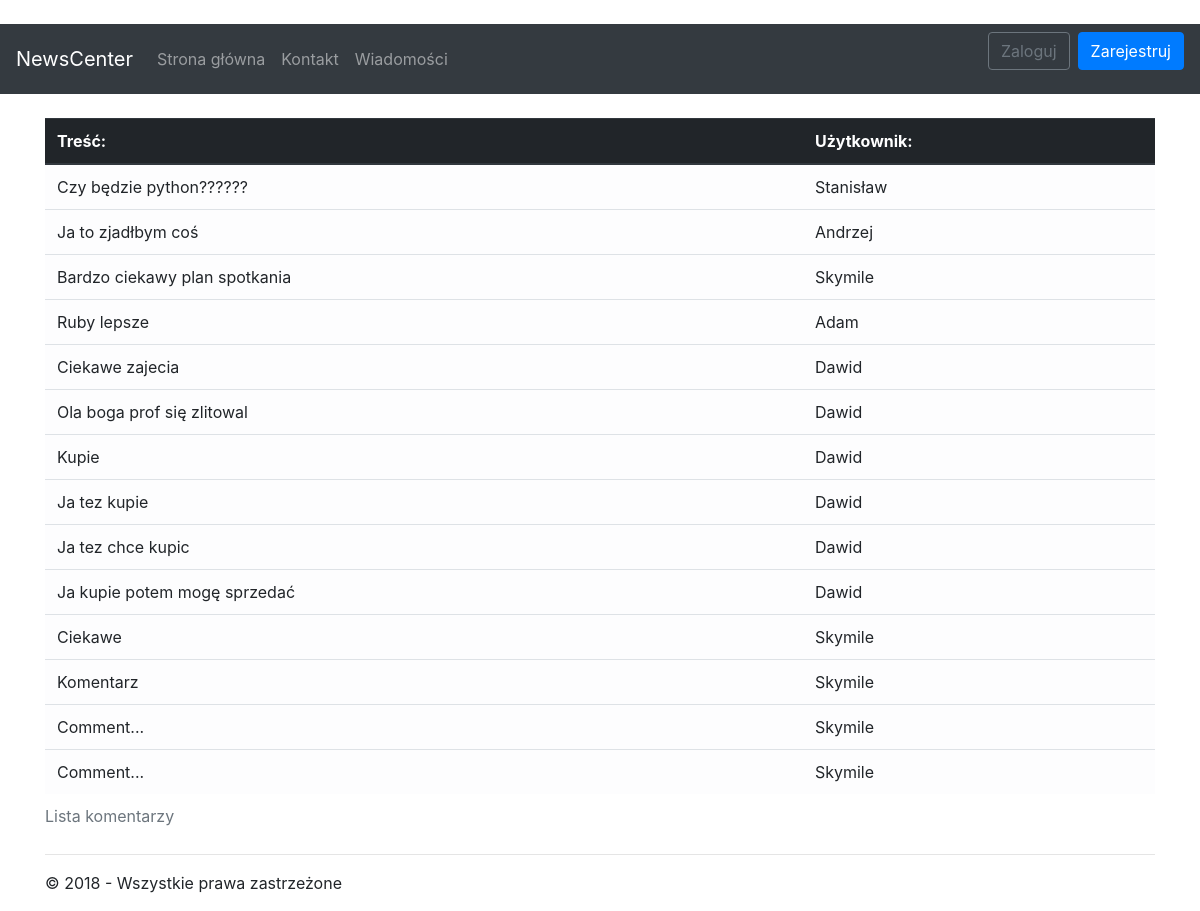
The app's page /comments, older data.
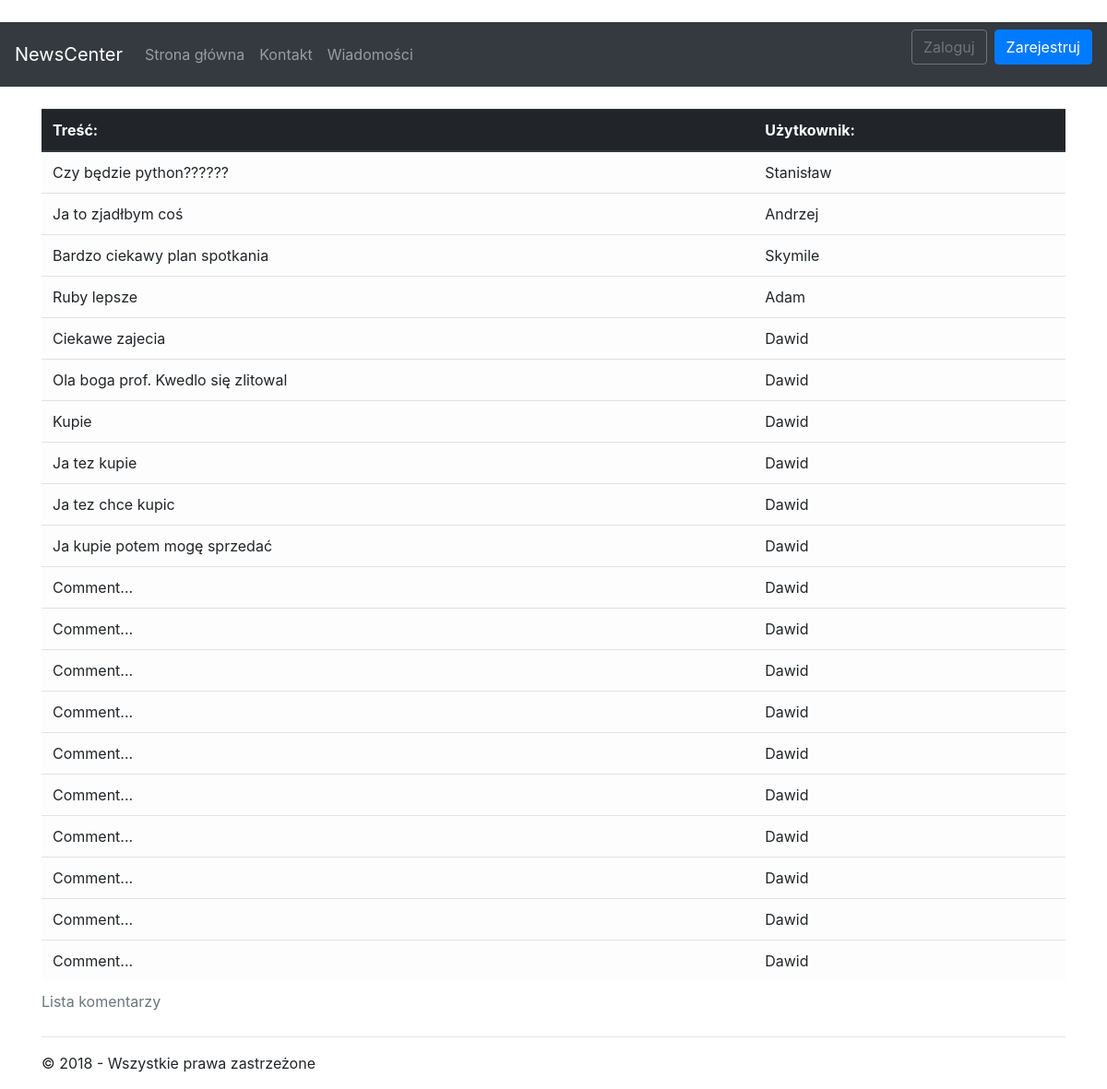
The same page, newer data.
### app/models.py (models this page shows, shortened)
class Comment(models.Model):
	id_user = models.ForeignKey(User, on_delete=models.PROTECT)
	comment = models.CharField(max_length=128)

### app/views/other.py (the view)
# urls.py: path('comments'        , app.views.other.comments   , name='comments'),
def comments(request):
	return render(request, 'app/comments.html',
	{
		'title': _('Komentarze'),
		'auth': is_logged(request),
		'year':datetime.now().year,
		'admin' : is_admin(request),
		'collection': Comment.objects.all()
	})

### app/support/utilities.py (called while the page is built)
def find_profile(request):
	try:
		return UserProfile.objects.get(user=request.user)
	except:
		return None

def is_admin(request):
	if find_profile(request) is None:
		return False
	return is_mod(request)

def is_logged(request):
	return 'yes' if request.user.is_authenticated else 'no'

### app/templates/app/comments.html
{% extends "app/shared/layout.html" %}
{% block content %}
<br/>
<div class="table-responsive-sm">
	<table class="table table-light">
		<caption>Lista komentarzy</caption>
	<thead class="thead-dark">
		<tr>
			<th scope="col"> Treść:      </th>
			<th scope="col"> Użytkownik: </th>
		</tr>
	</thead>
	<tbody>
		{% for comment in collection %}
		<tr>
			<td scope="col"> {{ comment.comment }} </td>
			<td scope="col"> {{ comment.id_user }} </td>
		</tr>
		{% endfor %}
	</tbody>
	</table>
</div>
{% endblock %}

Row changes from the older to the newer data that the page shows:
changed Comment: comment "Ola boga prof się zlitowal" → "Ola boga prof. Kwedlo się zlitowal"
changed Comment (number 11 of 20 on the later page): comment "Ciekawe" → "Comment..."; id_user "Skymile" → "Dawid"
changed Comment (number 12 of 20 on the later page): comment "Komentarz" → "Comment..."; id_user "Skymile" → "Dawid"
changed Comment (number 13 of 20 on the later page): id_user "Skymile" → "Dawid"
changed Comment (number 14 of 20 on the later page): id_user "Skymile" → "Dawid"
added Comment: comment "Comment...", id_user "Dawid"
added Comment: comment "Comment...", id_user "Dawid"
added Comment: comment "Comment...", id_user "Dawid"
added Comment: comment "Comment...", id_user "Dawid"
added Comment: comment "Comment...", id_user "Dawid"
added Comment: comment "Comment...", id_user "Dawid"
